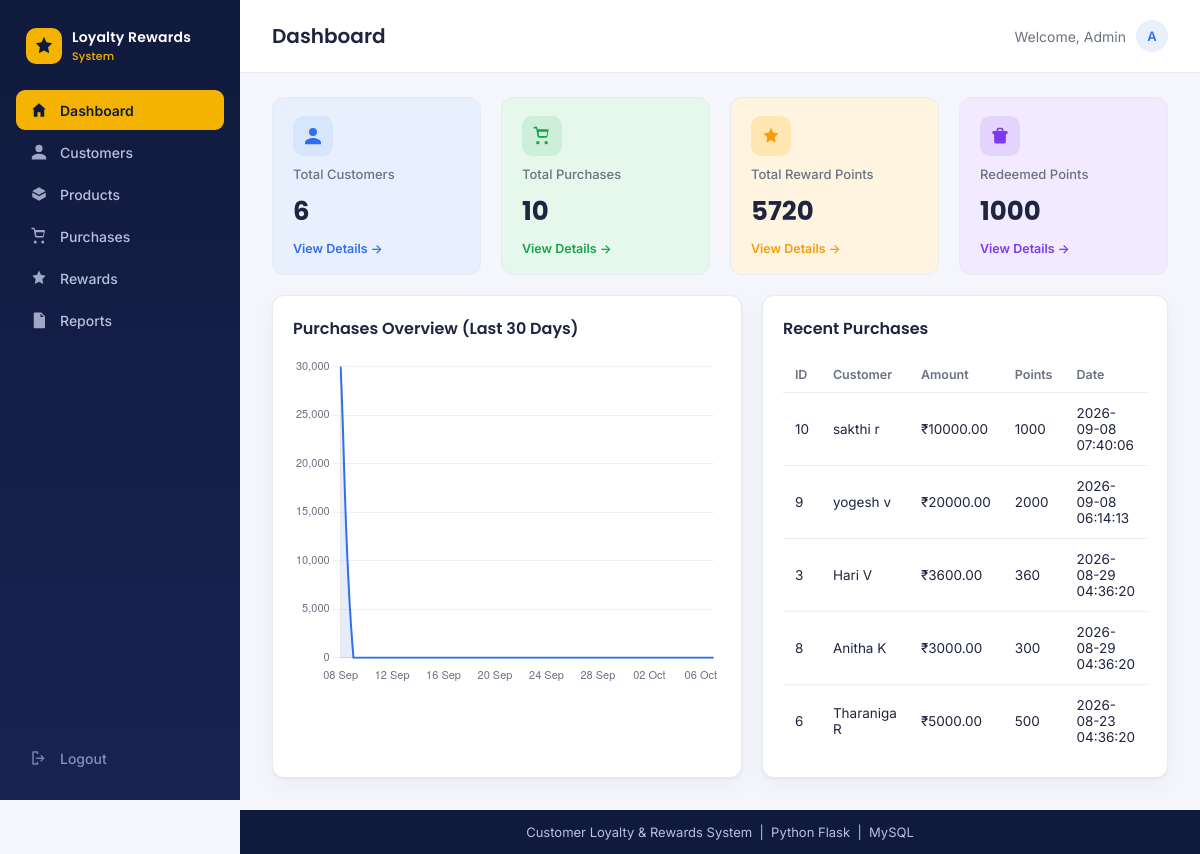
The page / on the database its author committed.
### tables this page shows
CREATE TABLE purchases (
    purchase_id INTEGER PRIMARY KEY AUTOINCREMENT,
    customer_id INTEGER NOT NULL,
    product_id INTEGER,
    quantity INTEGER NOT NULL DEFAULT 1,
    purchase_amount REAL NOT NULL,
    purchase_date DATETIME DEFAULT (datetime('now')),
    store_location TEXT,
    points_earned INTEGER NOT NULL DEFAULT 0,
    FOREIGN KEY (customer_id) REFERENCES customers(customer_id) ON DELETE CASCADE,
    FOREIGN KEY (product_id) REFERENCES products(product_id)
);

CREATE TABLE customers (
    customer_id INTEGER PRIMARY KEY AUTOINCREMENT,
    first_name TEXT NOT NULL,
    last_name TEXT NOT NULL DEFAULT '',
    email TEXT NOT NULL UNIQUE,
    phone TEXT,
    address TEXT,
    registration_date DATETIME DEFAULT (datetime('now')),
    lifetime_points INTEGER NOT NULL DEFAULT 0,
    membership_tier TEXT NOT NULL DEFAULT 'Bronze',
    is_active INTEGER NOT NULL DEFAULT 1
);

### app.py (the view)
@app.route("/")
def dashboard():
    customers = customer_mod.list_customers()
    all_purchases = purchase_mod.get_purchase_history()
    all_redemptions = rewards_mod.get_redemption_history()
    total_customers = len(customers)
    total_purchases = len(all_purchases)
    total_points_earned = sum(p["points_earned"] for p in all_purchases)
    total_points_redeemed = sum(r["points_redeemed"] for r in all_redemptions)
    recent_purchases = all_purchases[:5]
    today = datetime.now().date()
    days = [(today - timedelta(days=i)) for i in range(29, -1, -1)]
    totals_by_day = {d.isoformat(): 0.0 for d in days}
    for p in all_purchases:
        pdate = str(p["purchase_date"])[:10]
        if pdate in totals_by_day:
            totals_by_day[pdate] += float(p["purchase_amount"])
    chart_labels = [d.strftime("%d %b") for d in days]
    chart_values = [round(totals_by_day[d.isoformat()], 2) for d in days]
    return render_template(
        "dashboard.html",
        active="dashboard",
        total_customers=total_customers,
        total_purchases=total_purchases,
        total_points_earned=total_points_earned,
        total_points_redeemed=total_points_redeemed,
        recent_purchases=recent_purchases,
        chart_labels=chart_labels,
        chart_values=chart_values,
    )

### customer.py (called while the page is built)
def list_customers(active_only=True):
    query = "SELECT * FROM customers"
    if active_only:
        query += " WHERE is_active = 1"
    query += " ORDER BY customer_id"
    return run_query(query, fetch=True)

### database.py (called while the page is built, shortened)
def get_connection():
    if USE_SQLITE:
        db_path = os.path.join(os.path.dirname(__file__), "loyalty.db")
        conn = sqlite3.connect(db_path, detect_types=sqlite3.PARSE_DECLTYPES)
        conn.row_factory = sqlite3.Row
        return conn

def run_query(query: str, params=None, fetch: bool = False, many: bool = False, commit: bool = False) -> Any:
    conn = get_connection()
    try:
        if USE_SQLITE:
            cursor = conn.cursor()
            q = query.replace("%s", "?")
            cursor.execute(q, params or ())
            result = None
            if fetch:
                if many:
                    row = cursor.fetchone()
                    result = dict(row) if row else None
                else:
                    rows = cursor.fetchall()
                    result = [dict(r) for r in rows]
            if commit:
                conn.commit()
                result = cursor.lastrowid
            return result
    finally:
        conn.close()

### purchase.py (called while the page is built)
def get_purchase_history(customer_id=None, limit=None):
    query = """SELECT p.*, c.first_name, c.last_name, pr.product_name
               FROM purchases p
               JOIN customers c ON c.customer_id = p.customer_id
               LEFT JOIN products pr ON pr.product_id = p.product_id"""
    params = ()
    if customer_id:
        query += " WHERE p.customer_id = %s"
        params = (customer_id,)
    query += " ORDER BY p.purchase_date DESC"
    if limit:
        query += f" LIMIT {int(limit)}"
    return run_query(query, params, fetch=True)

### rewards.py (called while the page is built)
def get_redemption_history(customer_id=None, limit=None):
    query = """SELECT r.*, c.first_name, c.last_name, rc.reward_name
               FROM redemptions r
               JOIN customers c ON c.customer_id = r.customer_id
               LEFT JOIN rewards_catalog rc ON rc.reward_id = r.reward_id"""
    params = ()
    if customer_id:
        query += " WHERE r.customer_id = %s"
        params = (customer_id,)
    query += " ORDER BY r.redemption_date DESC"
    if limit:
        query += f" LIMIT {int(limit)}"
    return run_query(query, params, fetch=True)

### templates/dashboard.html (shortened to what this page needs)
{% extends "base.html" %}
{% block page_title %}Dashboard{% endblock %}
{% block content %}
<div class="grid grid-4" style="margin-bottom: 20px;">
  <div class="stat-card stat-blue">
    <div class="stat-icon"><svg viewBox="0 0 24 24" width="20" height="20"><path fill="currentColor" d="M12 12a4.8 4.8 0 1 0 0-9.6 4.8 4.8 0 0 0 0 9.6zm0 2.4c-3.6 0-9.6 1.8-9.6 5.4V22h19.2v-2.2c0-3.6-6-5.4-9.6-5.4z"/></svg></div>
    <div class="stat-label">Total Customers</div>
    <div class="stat-value">{{ total_customers }}</div>
    <a class="stat-link" href="{{ url_for('customers') }}">View Details →</a>
  </div>
  <div class="stat-card stat-green">
    <div class="stat-icon"><svg viewBox="0 0 24 24" width="20" height="20"><path fill="currentColor" d="M7 4h13l-1.5 8.5a2 2 0 0 1-2 1.5H8.6a2 2 0 0 1-2-1.6L5 3H2V1h4l.3 2H7zm.7 3l1 5h8.7l.9-5H7.7zM7 18a2 2 0 1 0 0 4 2 2 0 0 0 0-4zm10 0a2 2 0 1 0 0 4 2 2 0 0 0 0-4z"/></svg></div>
    <div class="stat-label">Total Purchases</div>
    <div class="stat-value">{{ total_purchases }}</div>
    <a class="stat-link" href="{{ url_for('purchases') }}">View Details →</a>
  </div>
  <div class="stat-card stat-amber">
    <div class="stat-icon"><svg viewBox="0 0 24 24" width="20" height="20"><path fill="currentColor" d="M12 2l2.6 5.8L21 9l-4.5 4.4L17.6 20 12 16.9 6.4 20l1.1-6.6L3 9l6.4-1.2L12 2z"/></svg></div>
    <div class="stat-label">Total Reward Points</div>
    <div class="stat-value">{{ total_points_earned }}</div>
    <a class="stat-link" href="{{ url_for('rewards') }}">View Details →</a>
  </div>
  <div class="stat-card stat-purple">
    <div class="stat-icon"><svg viewBox="0 0 24 24" width="20" height="20"><path fill="currentColor" d="M20 6h-4V4a2 2 0 0 0-2-2h-4a2 2 0 0 0-2 2v2H4a1 1 0 0 0-1 1v2a1 1 0 0 0 1 1h1v9a2 2 0 0 0 2 2h10a2 2 0 0 0 2-2v-9h1a1 1 0 0 0 1-1V7a1 1 0 0 0-1-1zM10 4h4v2h-4V4z"/></svg></div>
    <div class="stat-label">Redeemed Points</div>
    <div class="stat-value">{{ total_points_redeemed }}</div>
    <a class="stat-link" href="{{ url_for('reports') }}">View Details →</a>
  </div>
</div>
<div class="grid grid-2">
  <div class="card">
    <h2>Purchases Overview (Last 30 Days)</h2>
    <canvas id="purchaseChart" height="230"></canvas>
  </div>
  <div class="card">
    <h2>Recent Purchases</h2>
    {% if recent_purchases %}
    <div class="table-wrap">
      <table>
        <thead>
          <tr><th>ID</th><th>Customer</th><th>Amount</th><th>Points</th><th>Date</th></tr>
        </thead>
        <tbody>
          {% for p in recent_purchases %}
          <tr>
            <td>{{ p.purchase_id }}</td>
            <td>{{ p.first_name }} {{ p.last_name }}</td>
            <td>{{ currency }}{{ '%.2f'|format(p.purchase_amount) }}</td>
            <td>{{ p.points_earned }}</td>
            <td>{{ p.purchase_date }}</td>
          </tr>
          {% endfor %}
        </tbody>
      </table>
    </div>
    {% else %}
    <div class="empty-state">No purchases recorded yet.</div>
    {% endif %}
  </div>
</div>
<script>
const ctx = document.getElementById('purchaseChart');
new Chart(ctx, {
  type: 'line',
  data: {
    labels: {{ chart_labels|tojson }},
    datasets: [{
      label: 'Purchase amount ({{ currency }})',
      data: {{ chart_values|tojson }},
      borderColor: '#2f6fed',
      backgroundColor: 'rgba(47, 111, 237, 0.12)',
      fill: true,
      tension: 0.35,
      pointRadius: 0,
      borderWidth: 2
    }]
  },
  options: {
    plugins: { legend: { display: false } },
    scales: {
      x: { grid: { display: false }, ticks: { maxTicksLimit: 8, color: '#6b7280', font: { size: 11 } } },
      y: { grid: { color: '#eef0f6' }, ticks: { color: '#6b7280', font: { size: 11 } } }
    }
  }
});
</script>
{% endblock %}

### templates/base.html (shortened to what this page needs)
<!DOCTYPE html>
<html lang="en">
<head>
<link rel="stylesheet" href="{{ url_for('static', filename='css/style.css') }}">
</head>
<body>
<div class="layout">
  <aside class="sidebar">
    <div class="brand">
      <span class="brand-mark">
        <svg width="22" height="22" viewBox="0 0 24 24" fill="none"><path d="M12 2l2.6 5.8L21 9l-4.5 4.4L17.6 20 12 16.9 6.4 20l1.1-6.6L3 9l6.4-1.2L12 2z" fill="currentColor"/></svg>
      </span>
      <span class="brand-text">Loyalty Rewards<br><small>System</small></span>
    </div>
    <nav class="nav">
      <a href="{{ url_for('dashboard') }}" class="nav-link {{ 'active' if active=='dashboard' }}">
        <svg viewBox="0 0 24 24" width="18" height="18"><path fill="currentColor" d="M3 11l9-8 9 8h-2v9a1 1 0 0 1-1 1h-4v-6H10v6H6a1 1 0 0 1-1-1v-9H3z"/></svg>
        <span>Dashboard</span>
      </a>
      <a href="{{ url_for('customers') }}" class="nav-link {{ 'active' if active=='customers' }}">
        <svg viewBox="0 0 24 24" width="18" height="18"><path fill="currentColor" d="M12 12a4.8 4.8 0 1 0 0-9.6 4.8 4.8 0 0 0 0 9.6zm0 2.4c-3.6 0-9.6 1.8-9.6 5.4V22h19.2v-2.2c0-3.6-6-5.4-9.6-5.4z"/></svg>
        <span>Customers</span>
      </a>
      <a href="{{ url_for('products') }}" class="nav-link {{ 'active' if active=='products' }}">
        <svg viewBox="0 0 24 24" width="18" height="18"><path fill="currentColor" d="M21 8l-9-5-9 5 9 5 9-5zm-9 7L3 10v6l9 5 9-5v-6l-9 5z"/></svg>
        <span>Products</span>
      </a>
      <a href="{{ url_for('purchases') }}" class="nav-link {{ 'active' if active=='purchases' }}">
        <svg viewBox="0 0 24 24" width="18" height="18"><path fill="currentColor" d="M7 4h13l-1.5 8.5a2 2 0 0 1-2 1.5H8.6a2 2 0 0 1-2-1.6L5 3H2V1h4l.3 2H7zm.7 3l1 5h8.7l.9-5H7.7zM7 18a2 2 0 1 0 0 4 2 2 0 0 0 0-4zm10 0a2 2 0 1 0 0 4 2 2 0 0 0 0-4z"/></svg>
        <span>Purchases</span>
      </a>
      <a href="{{ url_for('rewards') }}" class="nav-link {{ 'active' if active=='rewards' }}">
        <svg viewBox="0 0 24 24" width="18" height="18"><path fill="currentColor" d="M12 2l2.6 5.8L21 9l-4.5 4.4L17.6 20 12 16.9 6.4 20l1.1-6.6L3 9l6.4-1.2L12 2z"/></svg>
        <span>Rewards</span>
      </a>
      <a href="{{ url_for('reports') }}" class="nav-link {{ 'active' if active=='reports' }}">
        <svg viewBox="0 0 24 24" width="18" height="18"><path fill="currentColor" d="M6 2h9l5 5v15a1 1 0 0 1-1 1H6a1 1 0 0 1-1-1V3a1 1 0 0 1 1-1zm8 1.5V8h4.5L14 3.5zM8 13h8v1.6H8V13zm0 3.4h8V18H8v-1.6zM8 9.6h4v1.6H8V9.6z"/></svg>
        <span>Reports</span>
      </a>
    </nav>
    <a href="{{ url_for('logout') }}" class="nav-link logout">
      <span>Logout</span>
    </a>
  </aside>
  <div class="main">
    <header class="topbar">
      <h1>{% block page_title %}Dashboard{% endblock %}</h1>
      <div class="topbar-user">
        <span>Welcome, Admin</span>
        <span class="avatar">A</span>
      </div>
    </header>
    <main class="content">
      {% block content %}{% endblock %}
    </main>
    <footer class="footer">
      Customer Loyalty &amp; Rewards System &nbsp;|&nbsp; Python Flask &nbsp;|&nbsp; MySQL
    </footer>
  </div>
</div>
</body>
</html>

### rows shown on the page
purchases: purchase_id "10", first_name "sakthi", last_name "r", currency "₹", purchase_amount "10000.00", points_earned "1000", purchase_date "2026-09-08 07:40:06"
purchases: purchase_id "9", first_name "yogesh", last_name "v", currency "₹", purchase_amount "20000.00", points_earned "2000", purchase_date "2026-09-08 06:14:13"
purchases: purchase_id "3", first_name "Hari", last_name "V", currency "₹", purchase_amount "3600.00", points_earned "360", purchase_date "2026-08-29 04:36:20"
purchases: purchase_id "8", first_name "Anitha", last_name "K", currency "₹", purchase_amount "3000.00", points_earned "300", purchase_date "2026-08-29 04:36:20"
purchases: purchase_id "6", first_name "Tharaniga", last_name "R", currency "₹", purchase_amount "5000.00", points_earned "500", purchase_date "2026-08-23 04:36:20"

### other values the page prints
{{ total_customers }} "6"
{{ total_purchases }} "10"
{{ total_points_earned }} "5720"
{{ total_points_redeemed }} "1000"
chart data {{ chart_values|tojson }} [30000.0, 0.0, 0.0, 0.0, 0.0, 0.0, 0.0, 0.0, 0.0, 0.0, 0.0, 0.0, 0.0, 0.0, 0.0, 0.0, 0.0, 0.0, 0.0, 0.0, 0.0, 0.0, 0.0, 0.0, 0.0, 0.0, 0.0, 0.0, 0.0, 0.0]
